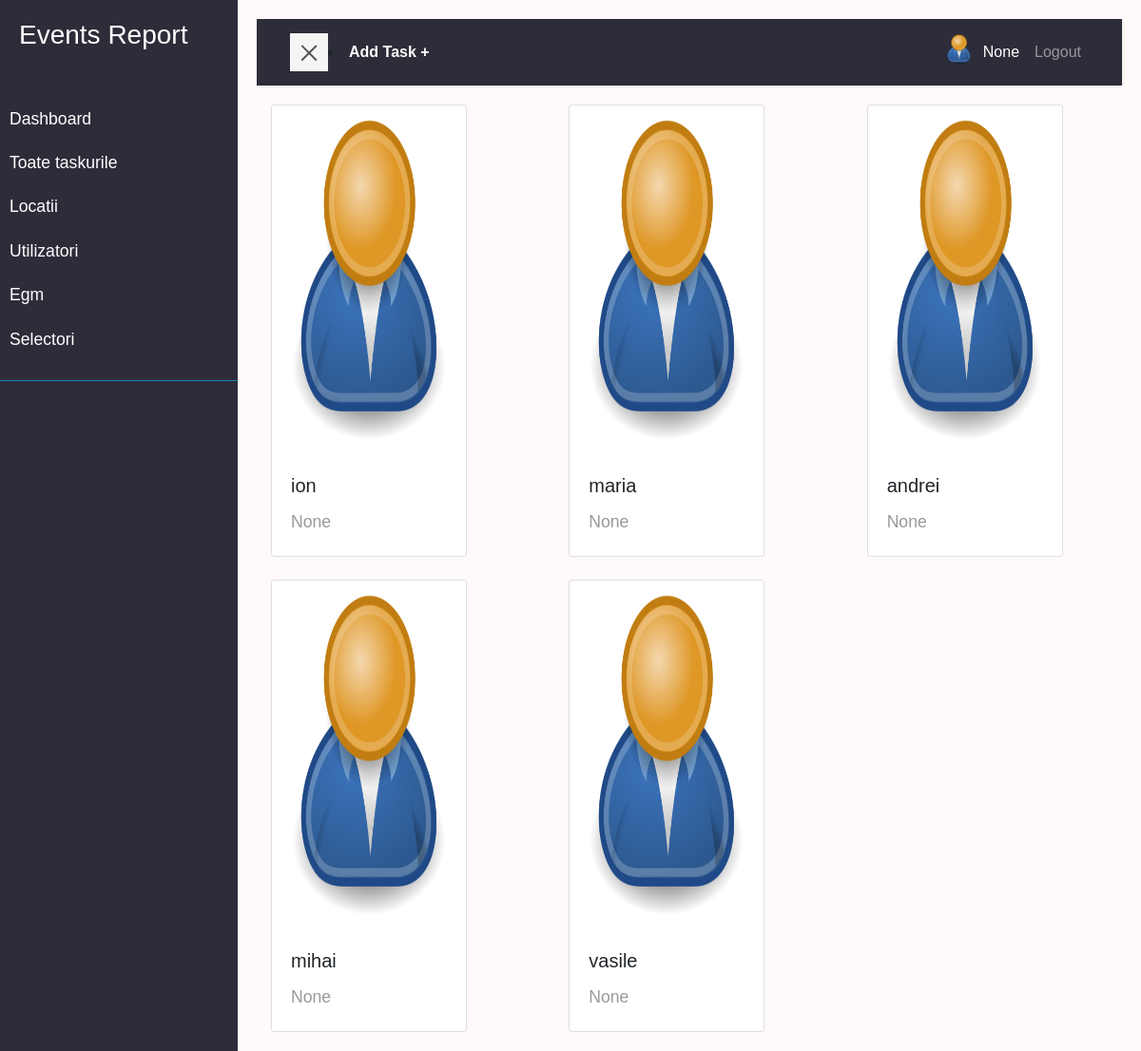
Page /user/profiles (signed in) on the earlier database version.
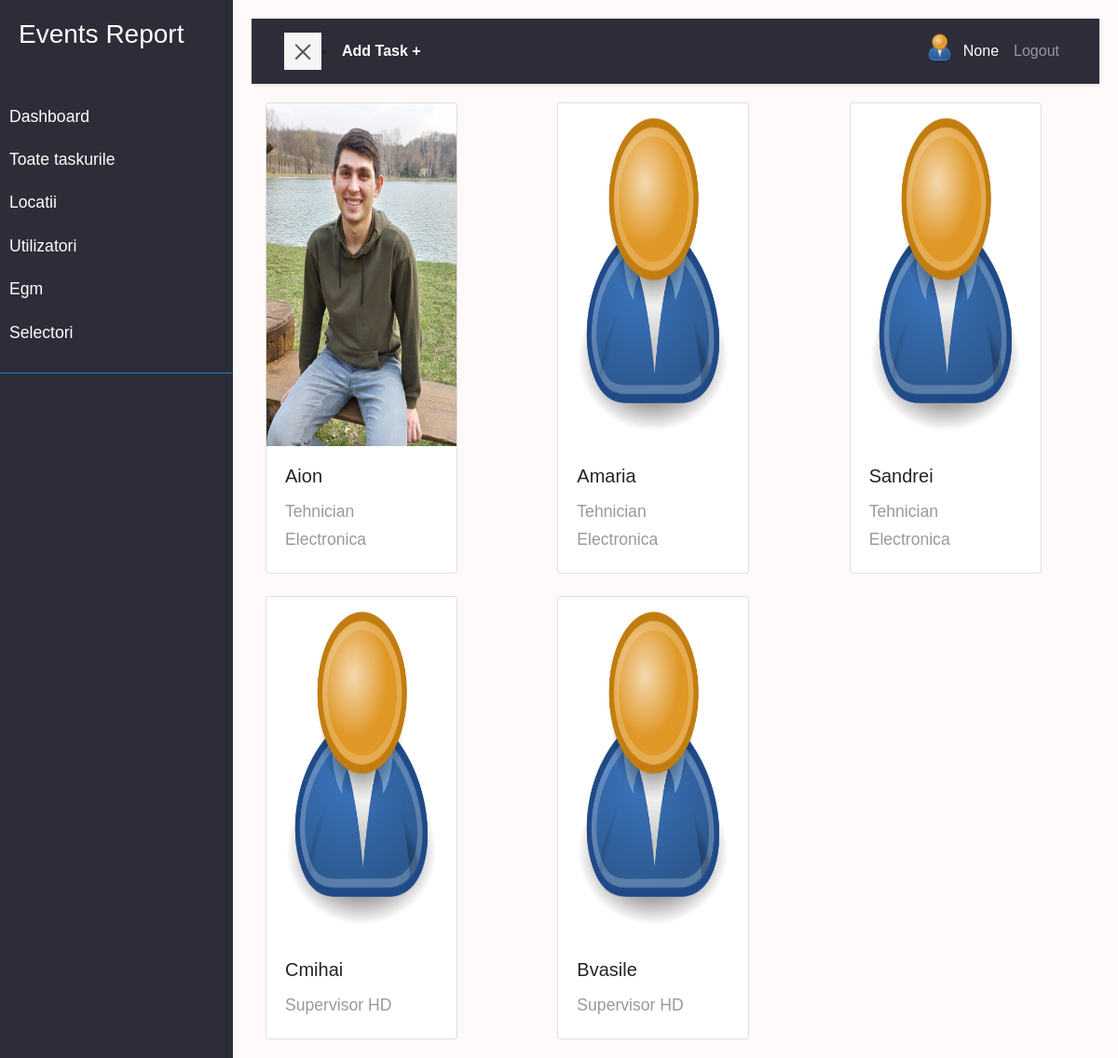
Same page on the later database version.
### user/models.py (models this page shows, shortened)
class Profile(models.Model):
    user = models.OneToOneField(
        User, on_delete=models.CASCADE, null=True, blank=True)
    nume = models.CharField(max_length=200, blank=True, null=True)
    prenume = models.CharField(max_length=200, blank=True, null=True)
    email = models.EmailField(max_length=500, blank=True, null=True)
    username = models.CharField(max_length=200, blank=True, null=True)
    location = models.CharField(max_length=200, blank=True, null=True)
    functie = models.CharField(max_length=200, blank=True, null=True)
    profile_image = models.ImageField(null=True, blank=True, upload_to='profiles/', default='profiles/user-default.png')
    url_github = models.CharField(max_length=200, blank=True, null=True)
    url_facebook = models.CharField(max_length=200, blank=True, null=True)
    created = models.DateTimeField(auto_now_add=True)
    id = models.UUIDField(default=uuid.uuid4, unique=True,
                        primary_key=True, editable=False)
    class Meta:
        ordering = ['created']
    @property
    def imageURL(self):
        try:
            url = self.profile_image.url
        except:
            url = ''
        return url

### user/views.py (the view)
# urls.py: path('profiles', views.profiles, name='profiles'),
@login_required(login_url='login')
def profiles(request):
    profiles = Profile.objects.all
    context = {'profiles': profiles}
    return render(request, 'user/profiles.html', context)

### user/templates/user/profiles.html
{% extends 'main.html' %}
{% block content %}
  <div class="row row-cols-1 row-cols-md-2 g-4">
    {% for profile in profiles %}
    <div class="col-4">
      <div class="col-10">
      <a href="{% url 'user_profile' profile.id %}" class="card">
        <img src="{{profile.imageURL}}" class="card-img-top" alt="image">
        <div class="card-body">
          <h5 class="card-title">{{profile.username}}</h5>
          <p class="card-text">{{profile.functie|slice:"60"}}</p>
        </div>
      </a>
    </div>
    </div>
    {% endfor %}
  </div>
{% endblock %}

### templates/main.html (shortened to what this page needs)
<!DOCTYPE html>
{% load static %}
<html>
<head>
  <link href="https://cdn.jsdelivr.net/npm/bootstrap@5.2.0/dist/css/bootstrap.min.css" rel="stylesheet">
  <link href="https://getbootstrap.com/docs/5.2/assets/css/docs.css" rel="stylesheet">
  <link rel="stylesheet" href="https://stackpath.bootstrapcdn.com/bootstrap/4.1.0/css/bootstrap.min.css">
  <link rel="stylesheet"  href="{% static 'styles/app.css' %}" />
  <link rel="stylesheet"  href="{% static 'styles/main.css' %}" />
</head>
<body>
    {% include 'navbar.html' %}
                 {% block content %}
                {% endblock content %}
</body>
</html>

### templates/navbar.html (shortened to what this page needs)
    <div class="wrapper">
        <nav id="sidebar" >
            <div class="sidebar-header">
                <h3>Events Report</h3>
            </div>
            <ul class="list-unstyled components">
                <li >
                   <a href="{% url 'dashboard' %}">Dashboard</a>
                   <a href="{% url 'tasks'%}">Toate taskurile</a>
                   <a href="{% url 'locations' %}">Locatii</a>
                   <a href="{% url 'profiles' %}">Utilizatori</a>
                   <a href="{% url 'egm' %}">Egm</a>
                   <a href="{% url 'selectori' %}">Selectori</a>
                </li>
            </ul>
        </nav>
        <div id="content">
            <nav class="navbar navbar-expand-lg navbar-dark bg-nn">
                <div class="container-fluid">
                    <button type="button" id="sidebarCollapse" class="navbar-btn btn-blue ">
                        <span></span>
                    </button> <li class="nav-item active "><a  class="text-white fw-bold" href="{% url 'task-form' %}?next=/">Add Task +</a></li>
                    <div class="collapse navbar-collapse  " id="navbarSupportedContent">
                        <ul class="nav navbar-nav  ml-auto">
                            {% if request.user.is_authenticated %}
                            <li class="nav-item active"><a class="" href="{% url 'account' %}"><img src="{{request.user.profile.imageURL}}"
                                alt="avatar"class="rounded-circle img-fluid" style="width: 35px;"></a></li>
                            <li class="nav-item active"><a class="nav-link" href="{% url 'account' %}">{{request.user.profile.nume}}</a></li>
                            <li class="nav-item"><a class="nav-link" href="{% url 'logout' %}">Logout</a></li>
                            {% else %}
                            <li class="nav-item"><a class="nav-link" href="{% url 'login' %}">Login/Sign Up</a></li>
                            {% endif %}
                        </ul>
                    </div>
                </div>
            </nav>
</body>
</html>

### static/styles/app.css (style rules this page uses)
:root { --color-sub: #2d2d39; --color-sub1: #12528f; }
.card-img-top { height: 23rem; }

### static/styles/main.css (style rules this page uses)
:root { --color-sub: #2d2d39; --color-sub1: #275179; }
body { font-family: 'Poppins', sans-serif; background: #fff9f9; }
p { font-family: 'Poppins', sans-serif; font-size: 1.1em; font-weight: 300; line-height: 1.7em; color: #999; }
a, a:hover, a:focus { color: inherit; text-decoration: none; transition: all 0.3s; }
.navbar { padding: 15px 20px; background: var(--color-sub); border: none; border-radius: 0; margin-bottom: 20px; box-shadow: 1px 1px 3px rgba(0, 0, 0, 0.1); }
.navbar-btn { box-shadow: none; outline: none !important; border: none; }
.wrapper { display: flex; width: 100%; align-items: stretch; perspective: 1500px; }
#sidebar { min-width: 250px; max-width: 250px; background: var(--color-sub); color: #fff; transition: all 0.6s cubic-bezier(0.945, 0.020, 0.270, 0.665); transform-origin: bottom left; }
#sidebar .sidebar-header { padding: 20px; background:var(--color-sub); }
#sidebar ul.components { padding: 20px 0; border-bottom: 1px solid #1981b4; }
#sidebar ul li a { padding: 10px; font-size: 1.1em; display: block; }
#content { width: 100%; padding: 20px; min-height: 100vh; transition: all 0.3s; }
#sidebarCollapse { width: 40px; height: 40px; background: #f5f5f5; cursor: pointer; }
#sidebarCollapse span { width: 80%; height: 2px; margin: 0 auto; display: block; background: #555; transition: all 0.8s cubic-bezier(0.810, -0.330, 0.345, 1.375); transition-delay: 0.2s; }
#sidebarCollapse span:last-of-type { transform: rotate(-45deg) translate(1px, -1px); }

Differences in the rows shown:
changed Profile: imageURL: picture added in place of a placeholder; username "ion" → "Aion"; functie "None" → "Tehnician Electronica"
changed Profile: username "maria" → "Amaria"; functie "None" → "Tehnician Electronica"
changed Profile: username "andrei" → "Sandrei"; functie "None" → "Tehnician Electronica"
changed Profile: username "mihai" → "Cmihai"; functie "None" → "Supervisor HD"
changed Profile: username "vasile" → "Bvasile"; functie "None" → "Supervisor HD"
